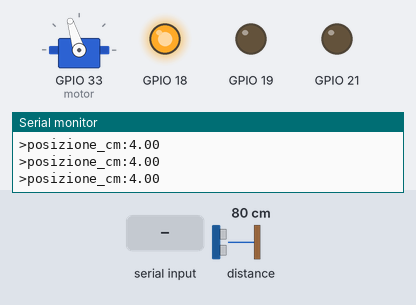
This program was run on a simulated ESP32. Parts: servo, output pins drawn as LEDs (lit = HIGH), the last lines printed to the serial monitor. The inputs (shaded band) are chosen by the test bench; at power-on: distance to the obstacle 80 cm.

Above: at 3.29 s.
3.3 s: "POS_MAX\n" received over Serial
At 5.6 s:
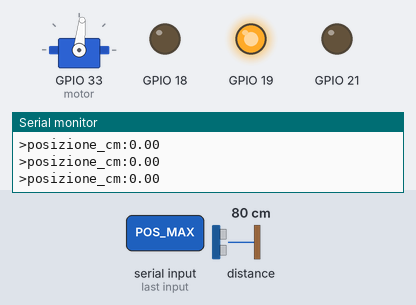
6.3 s: distance to the obstacle set to 12 cm
7.8 s: distance to the obstacle set to 9 cm
At 9.27 s:
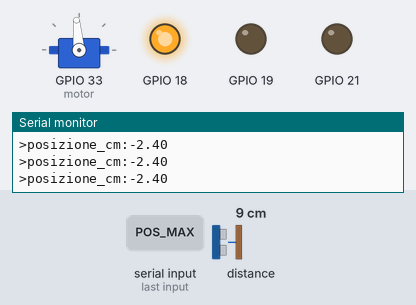
10.8 s: "Kp,45\n" received over Serial
12.3 s: "POS_MIN\n" received over Serial
At 14.4 s:
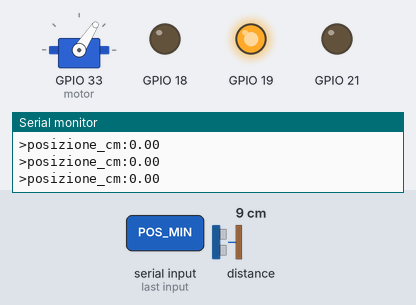
15.3 s: "POS_MAX,45\n" received over Serial
At 15.9 s:
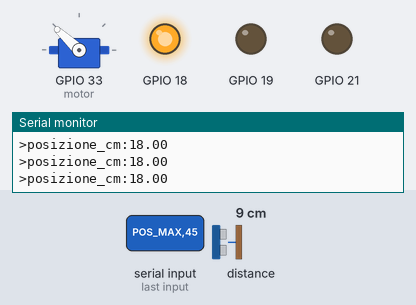
Timing chart, 0 to 17.9 s (numbered marks = the images above; inputs shaded):
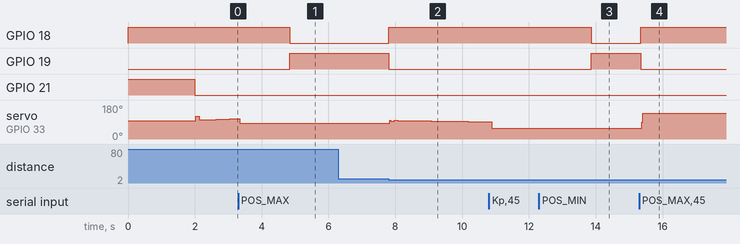

The program:

main.cpp
```cpp
/*
          _____                    _____                    _____
         /\    \                  /\    \                  /\    \
        /::\    \                /::\    \                /::\    \
       /::::\    \               \:::\    \              /::::\    \
      /::::::\    \               \:::\    \            /::::::\    \
     /:::/\:::\    \               \:::\    \          /:::/\:::\    \
    /:::/__\:::\    \               \:::\    \        /:::/  \:::\    \
   /::::\   \:::\    \              /::::\    \      /:::/    \:::\    \
  /::::::\   \:::\    \    ____    /::::::\    \    /:::/    / \:::\    \
 /:::/\:::\   \:::\____\  /\   \  /:::/\:::\    \  /:::/    /   \:::\ ___\
/:::/  \:::\   \:::|    |/::\   \/:::/  \:::\____\/:::/____/     \:::|    |
\::/    \:::\  /:::|____|\:::\  /:::/    \::/    /\:::\    \     /:::|____|
 \/_____/\:::\/:::/    /  \:::\/:::/    / \/____/  \:::\    \   /:::/    /
          \::::::/    /    \::::::/    /            \:::\    \ /:::/    /
           \::::/    /      \::::/____/              \:::\    /:::/    /
            \::/____/        \:::\    \               \:::\  /:::/    /
             ~~               \:::\    \               \:::\/:::/    /
                               \:::\    \               \::::::/    /
                                \:::\____\               \::::/    /
                                 \::/    /                \::/____/
                                  \/____/                  ~~

By ChronEngi
*/
#include <Arduino.h>
#include <ESP32Servo.h>
#include <VL53L0X.h>
#include <Wire.h>
#include <PID_v1.h>

//  Definizione dei parametri del sistema
const int DIST_MIN_CALIB = 50;      // distanza minima misurata con il sensore (mm) (pallina a -6 cm)
const int DIST_MAX_CALIB = 150;     // distanza massima misurata con il sensore (mm) (pallina a +6 cm)

float POS_MIN = -4.0;  // posizione in cm corrispondente a DIST_MIN_CALIB
float POS_MAX =  4.0;  // posizione in cm corrispondente a DIST_MAX_CALIB
float ball_x;

// -- FUNCTIONS -- //
//  Convert sensor value to position in X
float distanzaToPosizione(int);
//  Move the rotor but in the relative center degree
void move(int);
//  Check any entry serial to change parameters
void serialSet();
//  Change the frequency dynamically
void dynamicFrequency();
//  LED output
void LED(int R, int G, int B);

//  Motor component
Servo motor;

//  Definisci sensore
VL53L0X lox;

//  Define Variables we'll be connecting to
double Setpoint, Input, Output;

//  Specify the links and initial tuning parameters
double Kp=1, Ki=1.2, Kd=0.5;
PID myPID(&Input, &Output, &Setpoint, Kp, Ki, Kd, DIRECT);
double Error = 0;

//  PID tolleranza
float tollerance = 1.8;

//  Variables for stabilitation
unsigned long stableStartTime = 0;
bool stable = false;

//  String for serial communication
String incomingString = "";

void setup()
{
  //  RGB
  LED(255,0,255);

  //  Attach to the motor
  motor.attach(33);

  //  Initialize the motor position
  move(0);
  delay(2000);

  // I2C distance sensor
  Wire.begin(25, 26); // SDA, SCL per ESP32
  Wire.setClock(100000); // Use standard frequency 100kHz

  //  Serial comunication
  Serial.begin(115200);

  Serial.println("Ricerca sensore distanza...");

  //  Inizialitation of sensor
  lox.setTimeout(500);
  while (!lox.init())
  {
    Serial.println("Sensor no reply...");

    //  Ping pong ball on sensor
    move(-5);
    delay(300);
    move(10);
    delay(200);
  }

  //  Display that the sensor is found and ready!
  Serial.println("Sensor ready!");

  //  Set the timing to 20ms (50Hz)
  if (!lox.setMeasurementTimingBudget(20000))
  {
    Serial.println("Error while setting the budget.");
  }

  //  Turn on the LED, everthing is ready!
  LED(0,0,255);

  //  PID!!!
  //  Turn the PID on
  myPID.SetMode(AUTOMATIC);

  //  Set up limits
  myPID.SetOutputLimits(-40,40);

  //  PID parameters
  Setpoint = 0;
}

void loop()
{
  //  Chech any K change
  serialSet();

  // Read the value
  uint16_t distanza_mm = lox.readRangeSingleMillimeters();

  if (!lox.timeoutOccurred())
  {
    // Get position in X axis
    float posizione_cm = distanzaToPosizione(distanza_mm);

    //  Serial
    Serial.print(">");
    Serial.print("posizione_cm:");
    Serial.print(posizione_cm,2);
    Serial.print("\r\n");

    ball_x = posizione_cm;
  }
  else
  {
    Serial.println("Misure not valid");
  }

  //  PID!!!!

  //  Set our Input (position of ball)
  Input = ball_x;

  //  Computer all the math of the PID
  myPID.Compute();

  //  Calculate the error
  Error = Setpoint - Input;

  //  Set the servo to the position to fix the error
  move(-Output);

  //  Change the frequency dynamically
  dynamicFrequency();
}

float distanzaToPosizione(int distanza_mm) {
    // Clamping della lettura nel range di calibrazione
    if (distanza_mm < DIST_MIN_CALIB) distanza_mm = DIST_MIN_CALIB;
    if (distanza_mm > DIST_MAX_CALIB) distanza_mm = DIST_MAX_CALIB;

    // Calcolo del rapporto (distanza_mm - min) / (max - min)
    float ratio = (float)(distanza_mm - DIST_MIN_CALIB) / (float)(DIST_MAX_CALIB - DIST_MIN_CALIB);

    // Mapping lineare dal range [DIST_MIN_CALIB, DIST_MAX_CALIB] al range [POS_MIN, POS_MAX]
    float posizioneX = POS_MIN + ratio * (POS_MAX - POS_MIN);

    return posizioneX;
}
void move(int value)
{
  //  Limit the range
  if (value > 40)
  {
    value = 40;
  }
  if (value < -40)
  {
    value = -40;
  }

  //  Move the motor but at the relative center
  if(stable == false)
    motor.write(value+100-3);

  //  Close the function
  return;
}
void serialSet()
{
    // Read the incoming string until a newline character is found
    if (Serial.available() > 0)
    {
        incomingString = Serial.readStringUntil('\n');

        if(incomingString.startsWith("Kp") && incomingString.length() > 3)
        {
          Kp = incomingString.substring(3).toDouble();
          Serial.print("Kp changed to: "); Serial.println(Kp);
          myPID.SetTunings(Kp, Ki, Kd);
          return;
        }

        if(incomingString.startsWith("Ki") && incomingString.length() > 3)
        {
          Ki = incomingString.substring(3).toDouble();
          Serial.print("Ki changed to: "); Serial.println(Ki);
          myPID.SetTunings(Kp, Ki, Kd);
          return;
        }

        if(incomingString.startsWith("Kd") && incomingString.length() > 3)
        {
          Kd = incomingString.substring(3).toDouble();
          Serial.print("Kd changed to: "); Serial.println(Kd);
          myPID.SetTunings(Kp, Ki, Kd);
          return;
        }

        if(incomingString.startsWith("Sp") && incomingString.length() > 3)
        {
          Setpoint = incomingString.substring(3).toDouble();
          Serial.print("Setpoint changed to: "); Serial.println(Setpoint);
          myPID.SetTunings(Kp, Ki, Kd);
          return;
        }

        if(incomingString.startsWith("POS_MAX") && incomingString.length() > 3)
        {
          POS_MAX = incomingString.substring(8).toFloat();
          Serial.print("POS_MAX changed to: "); Serial.println(POS_MAX);
          return;
        }

        if(incomingString.startsWith("POS_MIN") && incomingString.length() > 3)
        {
          POS_MIN = incomingString.substring(8).toFloat();
          Serial.print("POS_MIN changed to: "); Serial.println(POS_MIN);
          return;
        }
    }
}
void dynamicFrequency()
{
  // Check if error is acceptable
  if (Error > -tollerance && Error < tollerance) {
    if (!stable)
    {
      // First moment inside range
      stableStartTime = millis();
      stable = true;
    }
    else if
    (millis() - stableStartTime >= 1500)
    {
      // If stable for 1.5s

      //  Change the frequency
      lox.setMeasurementTimingBudget(450000);
      LED(0,255,0);
    }
  }
  else
  {
    // Out of range
    stable = false;

    //  Change the frequency to 50Hz
    lox.setMeasurementTimingBudget(20000);
    LED(0,0,255);
  }
}
void LED(int R, int G, int B)
{
  analogWrite(21, R);
  analogWrite(19, G);
  analogWrite(18, B);

  return;
}
```

Measured:
- the behaviour switches between 11 and 10 cm on distance to the obstacle (found by bisection; images 1 and 2)
- after the input at 3.3 s, GPIO 18: HIGH → LOW after 1.5 s; GPIO 19: LOW → HIGH after 1.5 s
- after the input at 7.8 s, GPIO 18: LOW → HIGH at once; GPIO 19: HIGH → LOW at once
- after the input at 12.3 s, GPIO 18: HIGH → LOW after 1.6 s; GPIO 19: LOW → HIGH after 1.6 s
- after the input at 15.3 s, GPIO 18: LOW → HIGH at once; GPIO 19: HIGH → LOW at once; servo on GPIO 33 (motor): 57° → 137° after 0.08 s
